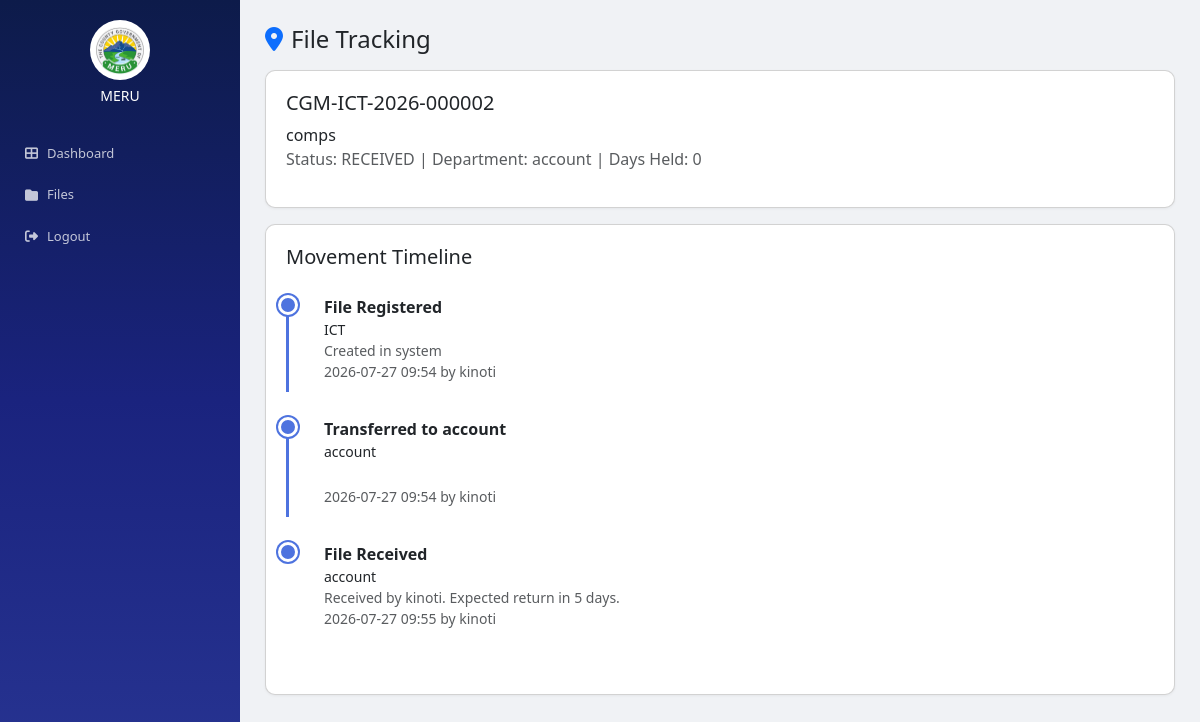
/file/6/tracking/ (signed in), run on the app's committed database.
### apps/registry/models.py (models this page shows, shortened)
class File(models.Model):
    PRIORITY = [('LOW','Low'),('MEDIUM','Medium'),('HIGH','High'),('URGENT','Urgent')]
    STATUS = [('REGISTERED','Registered'),('RECEIVED','Received'),('UNDER_REVIEW','Under Review'),('PENDING_APPROVAL','Pending Approval'),('APPROVED','Approved'),('RETURNED','Returned'),('TRANSFERRED','Transferred'),('COMPLETED','Completed'),('ARCHIVED','Archived')]
    file_number = models.CharField(max_length=30, unique=True, db_index=True)
    subject = models.CharField(max_length=500)
    description = models.TextField(blank=True, null=True)
    category = models.ForeignKey(FileCategory, on_delete=models.SET_NULL, null=True, blank=True)
    department = models.ForeignKey(Department, on_delete=models.CASCADE, related_name='files_owned')
    current_department = models.ForeignKey(Department, on_delete=models.CASCADE, related_name='files_current')
    current_holder = models.ForeignKey(Employee, on_delete=models.SET_NULL, null=True, blank=True, related_name='files_held')
    priority = models.CharField(max_length=10, choices=PRIORITY, default='MEDIUM')
    status = models.CharField(max_length=20, choices=STATUS, default='REGISTERED')
    created_by = models.ForeignKey(Employee, on_delete=models.CASCADE, related_name='files_created')
    date_received = models.DateTimeField(default=timezone.now)
    days_held = models.IntegerField(default=0)
    expected_return_date = models.DateTimeField(null=True, blank=True)
    hold_duration_days = models.IntegerField(default=7)
    is_archived = models.BooleanField(default=False)
    created_at = models.DateTimeField(auto_now_add=True)
    updated_at = models.DateTimeField(auto_now=True)
    class Meta: db_table = 'files'; ordering = ['-created_at']

class FileMovement(models.Model):
    file = models.ForeignKey(File, on_delete=models.CASCADE, related_name='movements')
    from_dept = models.ForeignKey(Department, on_delete=models.SET_NULL, null=True, blank=True, related_name='movements_from')
    to_dept = models.ForeignKey(Department, on_delete=models.SET_NULL, null=True, blank=True, related_name='movements_to')
    action = models.CharField(max_length=100); remarks = models.TextField(blank=True, null=True)
    report = models.TextField(blank=True, null=True)
    hold_days = models.IntegerField(default=7)
    performed_by = models.ForeignKey(Employee, on_delete=models.CASCADE)
    created_at = models.DateTimeField(auto_now_add=True)
    class Meta: db_table = 'file_movements'; ordering = ['-created_at']

### apps/accounts/models.py (models this page shows, shortened)
class Department(models.Model):
    code = models.CharField(max_length=10, unique=True)
    name = models.CharField(max_length=100)
    active = models.BooleanField(default=True)
    created_at = models.DateTimeField(auto_now_add=True)
    class Meta: db_table = 'departments'; verbose_name_plural = 'Departments'

class Employee(models.Model):
    payroll = models.CharField(max_length=20, unique=True)
    name = models.CharField(max_length=100)
    designation = models.CharField(max_length=100, blank=True, null=True)
    department = models.ForeignKey(Department, on_delete=models.CASCADE)
    email = models.EmailField(unique=True)
    phone = models.CharField(max_length=20, blank=True, null=True)
    active = models.BooleanField(default=True)
    created_at = models.DateTimeField(auto_now_add=True)
    class Meta: db_table = 'employees'

### crfts/urls.py (the view)
# urls.py: path('file/<int:pk>/tracking/', file_tracking, name='tracking'),
@login_required(login_url='/login/')
def file_tracking(request, pk):
    f = File.objects.get(id=pk)
    moves = FileMovement.objects.filter(file=f).select_related('to_dept','from_dept','performed_by').order_by('created_at')
    return render(request, 'registry/tracking.html', {'file': f, 'movements': moves, 'user': request.user, 'notif_count': get_notif_count(request.user)})

### crfts/urls.py (called while the page is built)
def get_notif_count(user):
    return Notification.objects.filter(user=user, is_read=False).count()

### templates/registry/tracking.html (shortened to what this page needs)
﻿<!DOCTYPE html><html lang='en'><head><meta charset='UTF-8'><meta name='viewport' content='width=device-width,initial-scale=1'><title>Tracking - MERU</title>
<link href='https://cdn.jsdelivr.net/npm/bootstrap@5.3.0/dist/css/bootstrap.min.css' rel='stylesheet'>
<link href='https://cdnjs.cloudflare.com/ajax/libs/font-awesome/6.4.0/css/all.min.css' rel='stylesheet'>
</head>
<body><aside class='sidebar'><div class='logo'><img src='/static/images/logo.png' alt='County Logo' style='width:60px;height:60px;border-radius:50%;margin-bottom:8px;background:white;padding:5px' onerror="this.style.display='none'"><h5>MERU</h5></div><nav>
<a href='/'><i class='fas fa-th-large'></i> <span>Dashboard</span></a>
<a href='/files/'><i class='fas fa-folder'></i> <span>Files</span></a>
<a href='/logout/'><i class='fas fa-sign-out-alt'></i> <span>Logout</span></a></nav></aside>
<main class='main'><h4 class='mb-3'><i class='fas fa-map-marker-alt text-primary me-2'></i>File Tracking</h4>
<div class='card mb-3'><h5>{{ file.file_number }}</h5><p class='mb-0'>{{ file.subject }}</p><p class='text-muted'>Status: {{ file.status }} | Department: {{ file.current_department.name }} | Days Held: {{ file.days_held }}</p></div>
<div class='card'><h5 class='mb-3'>Movement Timeline</h5><div class='timeline'>
{% for m in movements %}<div class='timeline-item'><div class='dot'></div><strong>{{ m.action }}</strong><br><small>{{ m.to_dept.name|default:'N/A' }}</small><br><small class='text-muted'>{{ m.remarks|default:'' }}</small><br><small class='text-muted'>{{ m.created_at|date:'Y-m-d H:i' }} by {{ m.performed_by.name|default:'System' }}</small></div>
{% empty %}<p class='text-muted'>No movement history</p>{% endfor %}</div></div></main></body></html>

### templates/registry/tracking.html (style rules this page uses)
:root { --primary:#1a237e;--sidebar:240px }
* { margin:0;padding:0 }
body { font-family:'Segoe UI',Arial,sans-serif;background:#f0f2f5;display:flex }
.sidebar { width:var(--sidebar);background:linear-gradient(180deg,#0d1b4a,#1a237e,#283593);color:#fff;position:fixed;left:0;top:0;bottom:0 }
.sidebar .logo { padding:20px;text-align:center }
.sidebar .logo h5 { font-size:14px }
.sidebar nav a { display:flex;align-items:center;color:rgba(255,255,255,.75);padding:11px 25px;text-decoration:none;font-size:13px }
.sidebar nav a i { width:22px }
.main { margin-left:var(--sidebar);flex:1;padding:25px }
.card { background:#fff;border-radius:10px;padding:20px;box-shadow:0 1px 3px rgba(0,0,0,.05);margin-bottom:20px }
.timeline { position:relative;padding:10px 0 }
.timeline-item { position:relative;padding-left:35px;margin-bottom:25px;border-left:3px solid #4e73df;padding-bottom:10px }
.timeline-item:last-child { border-left-color:transparent }
.dot { position:absolute;left:-11px;top:0;width:20px;height:20px;background:#4e73df;border-radius:50%;border:3px solid #fff;box-shadow:0 0 0 2px #4e73df }

### data on the page
File: file_number "CGM-ICT-2026-000002", subject "comps", status "RECEIVED", current_department.name "account", days_held "0"
FileMovement: action "File Registered", to_dept.name "ICT", remarks "Created in system", created_at "2026-07-27 09:54", performed_by.name "kinoti"
FileMovement: action "Transferred to account", to_dept.name "account", created_at "2026-07-27 09:54", performed_by.name "kinoti"
FileMovement: action "File Received", to_dept.name "account", remarks "Received by kinoti. Expected return in 5 days.", created_at "2026-07-27 09:55", performed_by.name "kinoti"
